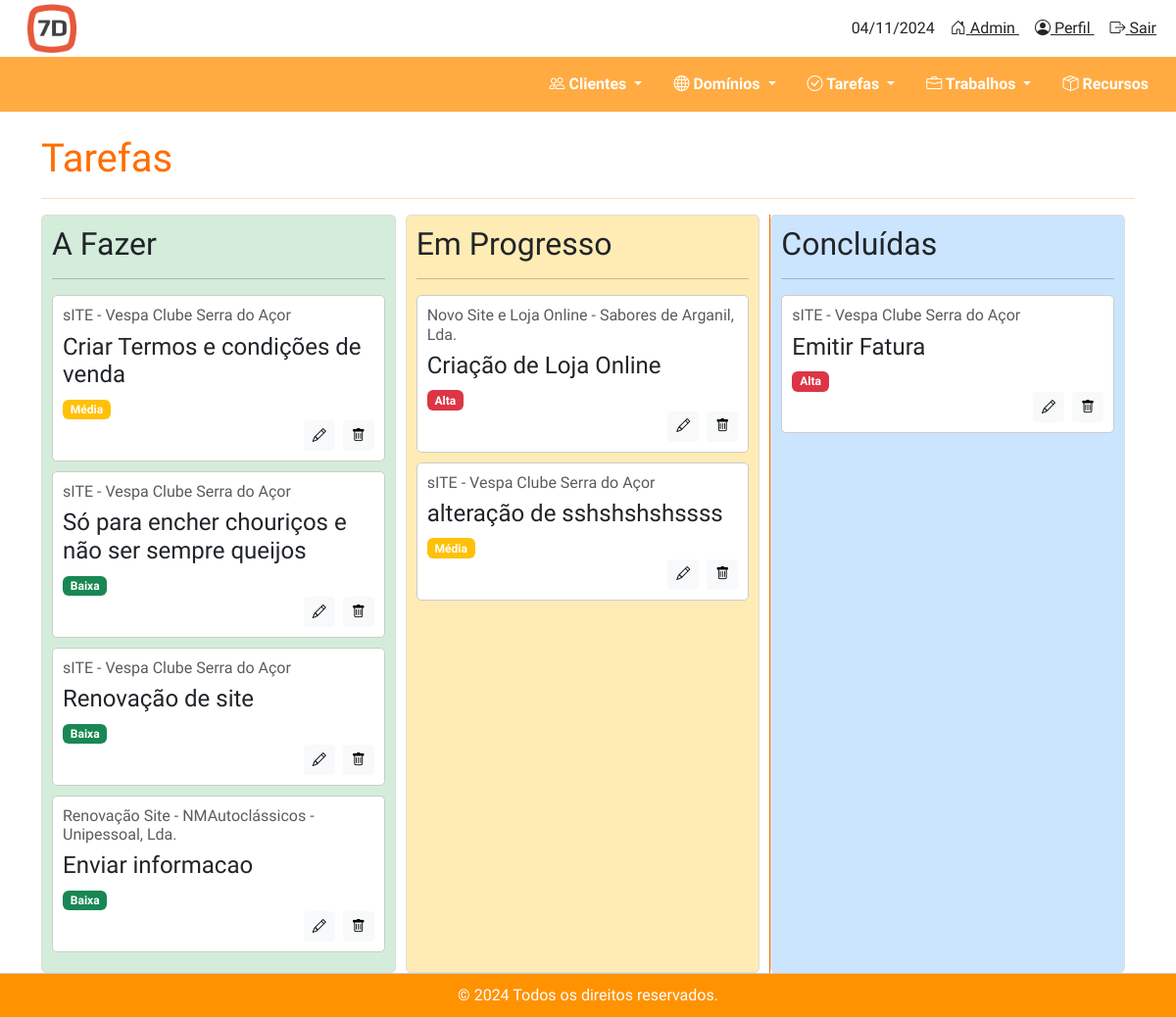
Screenshot of /tarefas/tarefas/home/ with the database file from the repository.
### tarefas/models.py (models this page shows, shortened)
class Tarefa(models.Model):
    ESTADOS_TAREFA = [
        ('a_fazer', 'A Fazer'),
        ('em_progresso', 'Em Progresso'),
        ('concluido', 'Concluído'),
    ]
    PRIORIDADES = [
        ('baixa', 'Baixa'),
        ('media', 'Média'),
        ('alta', 'Alta'),
    ]
    trabalho = models.ForeignKey(Trabalho, on_delete=models.CASCADE, related_name="tarefas")
    descricao = models.TextField()
    estado = models.CharField(max_length=20, choices=ESTADOS_TAREFA, default='a_fazer')
    prioridade = models.CharField(max_length=10, choices=PRIORIDADES, default='media')
    data_criacao = models.DateTimeField(auto_now_add=True)

### trabalhos/models.py (models this page shows, shortened)
class Trabalho(models.Model):
    TIPOS_DE_TRABALHO = [
        ('web', 'Web'),
        ('design', 'Design'),
        ('consultoria', 'Consultoria'),
    ]
    PRIORIDADES = [
        ('baixa', 'Baixa'),
        ('media', 'Média'),
        ('alta', 'Alta'),
    ]
    ESTADOS_DE_TRABALHO = [
        ('standby', 'Standby'),
        ('iniciado', 'Iniciado'),
        ('concluido', 'Concluído'),
    ]
    cliente = models.ForeignKey(Cliente, on_delete=models.CASCADE, related_name='trabalhos')
    titulo = models.CharField(max_length=100)
    descricao = models.TextField(blank=True, null=True)
    data_inicio = models.DateField(blank=True, null=True)
    prazo = models.PositiveIntegerField(blank=True, null=True)  # Prazo em dias
    tipo_trabalho = models.CharField(max_length=20, choices=TIPOS_DE_TRABALHO)
    prioridade = models.CharField(max_length=10, choices=PRIORIDADES, blank=True, null=True)
    estado_trabalho = models.CharField(max_length=20, choices=ESTADOS_DE_TRABALHO, default='standby')
    teve_proposta = models.BooleanField(default=False)
    numero_proposta = models.CharField(max_length=20, blank=True, null=True)
    pdf_proposta = models.FileField(upload_to='trabalhos_pdfs/', blank=True, null=True)
    data_entrega = models.DateField(null=True, blank=True)
    validade_em_dias = models.PositiveIntegerField(default=30)  # Prazo de validade padrão
    data_expiracao = models.DateField(null=True, blank=True)
    def __str__(self):
        return f"{self.titulo} - {self.cliente.nome if self.cliente else 'Cliente Desconhecido'}"

### clientes/models.py (models this page shows, shortened)
class Cliente(models.Model):
    nome = models.CharField(max_length=255)
    nif = models.CharField(max_length=9, verbose_name='Número de Identificação Fiscal')
    morada = models.CharField(max_length=255, blank=True, null=True)
    codigo_postal = models.CharField(max_length=10, blank=True, null=True)
    localidade = models.CharField(max_length=100, blank=True, null=True)
    telefone = models.CharField(max_length=15, blank=True, null=True)
    email = models.EmailField(blank=True, null=True)
    website = models.URLField(blank=True, null=True)
    cliente_desde = models.DateField(blank=True, null=True)

### tarefas/views.py (the view)
# urls.py: path('tarefas/home/', views.tarefas_home, name='tarefas_home'),
def tarefas_home(request):
    tarefas_a_fazer = Tarefa.objects.filter(estado='a_fazer')
    tarefas_em_progresso = Tarefa.objects.filter(estado='em_progresso')
    tarefas_concluidas = Tarefa.objects.filter(estado='concluido')
    context = {
        'tarefas_a_fazer': tarefas_a_fazer,
        'tarefas_em_progresso': tarefas_em_progresso,
        'tarefas_concluidas': tarefas_concluidas,
    }
    return render(request, 'tarefas/tarefas.html', context)

### tarefas/templates/tarefas/tarefas.html (shortened to what this page needs)
{% extends 'base.html' %}
{% load static %}
{% block content %}
<h1 class="mt-4" style="color: #ff6d00;">Tarefas</h1>
<hr style="border-color: #ff6d00;">
<div class="kanban-container d-flex">
    <div class="kanban-columns" style="width: 100%; display: flex;">
        <div class="kanban-column" id="a-fazer" data-status="a_fazer" style="width: 35%; background-color: #d4edda; padding: 10px;">
            <h2>A Fazer</h2>
            <hr>
            {% for tarefa in tarefas_a_fazer %}
                <div class="kanban-item" data-id="{{ tarefa.id }}" draggable="true">
                    <h6 class="text-muted">{{ tarefa.trabalho }}</h6>
                    <h4>{{ tarefa.descricao }}</h4>
                    <span class="badge {% if tarefa.prioridade == 'alta' %}bg-danger{% elif tarefa.prioridade == 'media' %}bg-warning{% else %}bg-success{% endif %}">
                        {{ tarefa.get_prioridade_display }}
                    </span>
                    <div class="d-flex justify-content-end">
                        <a href="{% url 'editar_tarefa' tarefa.id %}" class="btn btn-sm btn-light">
                            <i class="bi bi-pencil"></i>
                        </a>
                        <a href="#" class="btn btn-sm btn-light ms-2" data-bs-toggle="modal" data-bs-target="#deleteModal"
                           data-nome="{{ tarefa.descricao }}" data-id="{{ tarefa.id }}"
                           onclick="setDeleteData('{{ tarefa.descricao }}', '{{ tarefa.id }}')">
                            <i class="bi bi-trash"></i>
                        </a>
                    </div>
                </div>
            {% empty %}
                <p>Nenhuma tarefa a fazer.</p>
            {% endfor %}
        </div>
        <div class="kanban-column" id="em-progresso" data-status="em_progresso" style="width: 35%; background-color: #ffecb5; padding: 10px;">
            <h2>Em Progresso</h2>
            <hr>
            {% for tarefa in tarefas_em_progresso %}
                <div class="kanban-item" data-id="{{ tarefa.id }}" draggable="true">
                    <h6 class="text-muted">{{ tarefa.trabalho }}</h6>
                    <h4>{{ tarefa.descricao }}</h4>
                    <span class="badge {% if tarefa.prioridade == 'alta' %}bg-danger{% elif tarefa.prioridade == 'media' %}bg-warning{% else %}bg-success{% endif %}">
                        {{ tarefa.get_prioridade_display }}
                    </span>
                    <div class="d-flex justify-content-end">
                        <a href="{% url 'editar_tarefa' tarefa.id %}" class="btn btn-sm btn-light">
                            <i class="bi bi-pencil"></i>
                        </a>
                        <a href="#" class="btn btn-sm btn-light ms-2" data-bs-toggle="modal" data-bs-target="#deleteModal"
                           data-nome="{{ tarefa.descricao }}" data-id="{{ tarefa.id }}"
                           onclick="setDeleteData('{{ tarefa.descricao }}', '{{ tarefa.id }}')">
                            <i class="bi bi-trash"></i>
                        </a>
                    </div>
                </div>
            {% empty %}
                <p>Nenhuma tarefa em progresso.</p>
            {% endfor %}
        </div>
        <div class="kanban-column" id="concluidas" data-status="concluido" style="width: 30%; background-color: #cce5ff; padding: 10px;">
            <h2>Concluídas</h2>
            <hr>
            {% for tarefa in tarefas_concluidas %}
                <div class="kanban-item" data-id="{{ tarefa.id }}" draggable="true">
                    <h6 class="text-muted">{{ tarefa.trabalho }}</h6>
                    <h4>{{ tarefa.descricao }}</h4>
                    <span class="badge {% if tarefa.prioridade == 'alta' %}bg-danger{% elif tarefa.prioridade == 'media' %}bg-warning{% else %}bg-success{% endif %}">
                        {{ tarefa.get_prioridade_display }}
                    </span>
                    <div class="d-flex justify-content-end">
                        <a href="{% url 'editar_tarefa' tarefa.id %}" class="btn btn-sm btn-light">
                            <i class="bi bi-pencil"></i>
                        </a>
                        <a href="#" class="btn btn-sm btn-light ms-2" data-bs-toggle="modal" data-bs-target="#deleteModal"
                           data-nome="{{ tarefa.descricao }}" data-id="{{ tarefa.id }}"
                           onclick="setDeleteData('{{ tarefa.descricao }}', '{{ tarefa.id }}')">
                            <i class="bi bi-trash"></i>
                        </a>
                    </div>
                </div>
            {% empty %}
                <p>Nenhuma tarefa concluída.</p>
            {% endfor %}
        </div>
    </div>
</div>
{% endblock %}

### static/css/styles.css (style rules this page uses)
html, body { height: 100%; margin: 0; padding: 0; }
* { font-family: 'Play', sans-serif; }

### tarefas/templates/tarefas/tarefas.html (style rules this page uses)
.kanban-container { display: flex; }
.kanban-columns { display: flex; width: 100%; }
.kanban-column { flex: 1; border: 1px solid #ddd; border-radius: 5px; padding: 10px; margin-right: 10px; min-height: 100px; }
.kanban-item { background: #ffffff; border: 1px solid #ccc; border-radius: 5px; margin-bottom: 10px; padding: 10px; }

### rows the page displays
Tarefa: trabalho "sITE - Vespa Clube Serra do Açor", descricao "Criar Termos e condições de venda", prioridade "Média"
Tarefa: trabalho "sITE - Vespa Clube Serra do Açor", descricao "Só para encher chouriços e não ser sempre queijos", prioridade "Baixa"
Tarefa: trabalho "sITE - Vespa Clube Serra do Açor", descricao "Renovação de site", prioridade "Baixa"
Tarefa: trabalho "Renovação Site - NMAutoclássicos - Unipessoal, Lda.", descricao "Enviar informacao", prioridade "Baixa"
Tarefa: trabalho "Novo Site e Loja Online - Sabores de Arganil, Lda.", descricao "Criação de Loja Online", prioridade "Alta"
Tarefa: trabalho "sITE - Vespa Clube Serra do Açor", descricao "alteração de sshshshshssss", prioridade "Média"
Tarefa: trabalho "sITE - Vespa Clube Serra do Açor", descricao "Emitir Fatura", prioridade "Alta"

### other values shown
{{ today }} "04/11/2024"
{{ current_year }} "2024"
